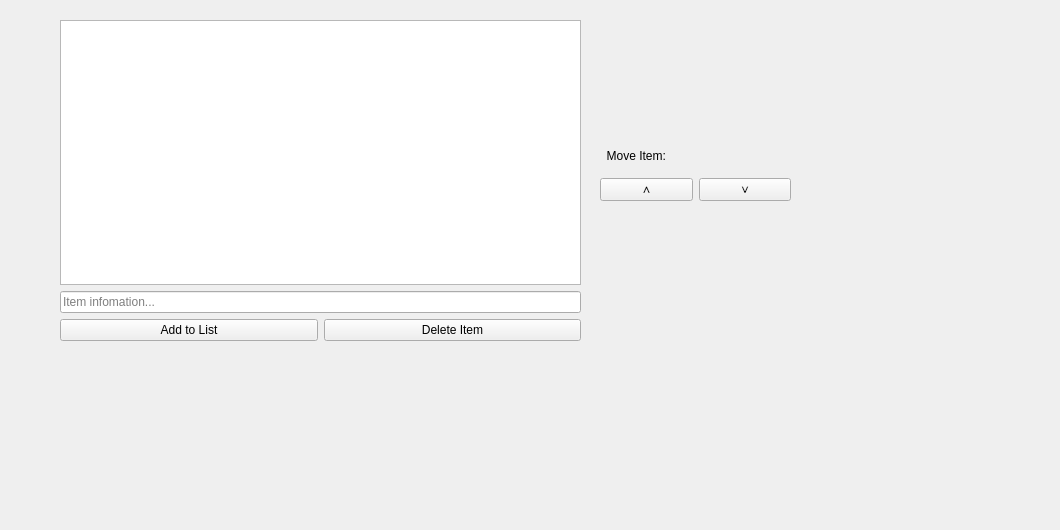
      <widget class="QWidget" name="tab_15">
       <attribute name="title">
        <string>Todo</string>
       </attribute>
       <widget class="QWidget" name="verticalLayoutWidget_13">
        <property name="geometry">
         <rect>
          <x>600</x>
          <y>140</y>
          <width>191</width>
          <height>61</height>
         </rect>
        </property>
        <layout class="QVBoxLayout" name="verticalLayout_20">
         <item>
          <widget class="QLabel" name="move_item_label_3">
           <property name="text">
            <string>  Move Item:</string>
           </property>
          </widget>
         </item>
         <item>
          <layout class="QHBoxLayout" name="horizontalLayout_5">
           <item>
            <widget class="QPushButton" name="move_item_up_3">
             <property name="text">
              <string>∧</string>
             </property>
            </widget>
           </item>
           <item>
            <widget class="QPushButton" name="move_item_down_3">
             <property name="text">
              <string>∨</string>
             </property>
            </widget>
           </item>
          </layout>
         </item>
        </layout>
       </widget>
       <widget class="QWidget" name="verticalLayoutWidget_14">
        <property name="geometry">
         <rect>
          <x>60</x>
          <y>20</y>
          <width>521</width>
          <height>321</height>
         </rect>
        </property>
        <layout class="QVBoxLayout" name="verticalLayout_21">
         <item>
          <widget class="QListWidget" name="list_items_3">
           <property name="selectionMode">
            <enum>QAbstractItemView::ExtendedSelection</enum>
           </property>
          </widget>
         </item>
         <item>
          <widget class="QLineEdit" name="item_text_3">
           <property name="placeholderText">
            <string>Item infomation...</string>
           </property>
          </widget>
         </item>
         <item>
          <layout class="QHBoxLayout" name="horizontalLayout_14">
           <item>
            <widget class="QPushButton" name="add_to_list_3">
             <property name="text">
              <string>Add to List</string>
             </property>
            </widget>
           </item>
           <item>
            <widget class="QPushButton" name="delete_item_3">
             <property name="enabled">
              <bool>true</bool>
             </property>
             <property name="acceptDrops">
              <bool>false</bool>
             </property>
             <property name="text">
              <string>Delete Item</string>
             </property>
             <property name="checkable">
              <bool>false</bool>
             </property>
             <property name="checked">
              <bool>false</bool>
             </property>
            </widget>
           </item>
          </layout>
         </item>
        </layout>
       </widget>
       <widget class="QLabel" name="label_34">
        <property name="geometry">
         <rect>
          <x>-170</x>
          <y>-50</y>
          <width>1051</width>
          <height>521</height>
         </rect>
        </property>
        <property name="text">
         <string/>
        </property>
        <property name="pixmap">
         <pixmap resource="image.qrc">:/img_mus/12.png</pixmap>
        </property>
       </widget>
       <zorder>label_34</zorder>
       <zorder>verticalLayoutWidget_13</zorder>
       <zorder>verticalLayoutWidget_14</zorder>
      </widget>
